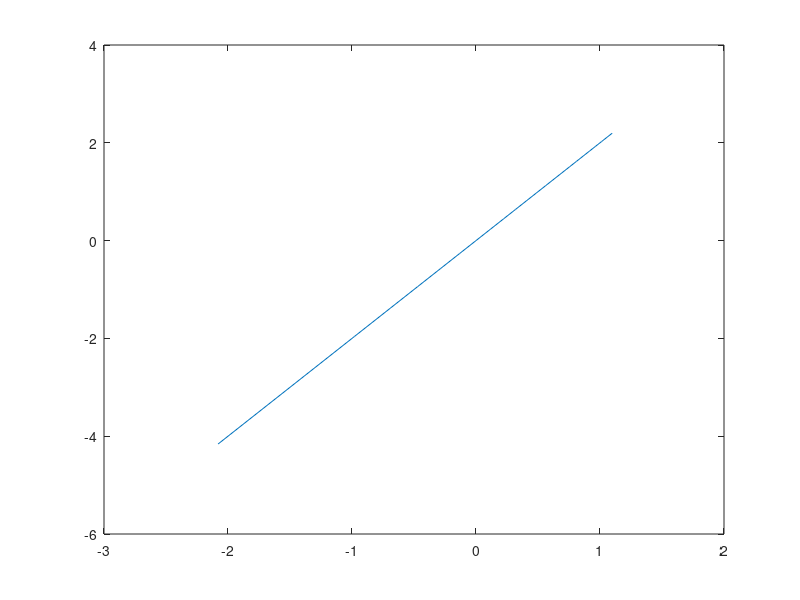

The MATLAB source for this figure: (Note: this script raises an error after producing the figure.)
ln=log(5000);
n=floor(exp(ln))
param=struct('ln',ln,'rho',2);

r=1-((1:n)./n);
pl=@(x,y) plot(log(x),log(-log(y)));

xT=0:0.125:3;
pl(xT,exp(-xT.^param.rho));

hold all;

x=log(sort(rvLogWeibull(param)));


pl(x,r);

alpha=1.;
beta=0.25;

taus=[100];

for tau=taus
    param.tau=tau;
    
[x index]=sort(rvLogWeibullExpCorr2(param));
x=log(x);
y=sieve(alpha*tau,beta*n,x,index,n);
pl(x,r);

nstar=length(y)
rstar=1-(1:nstar)./nstar;
pl(y,rstar);

end

hold off